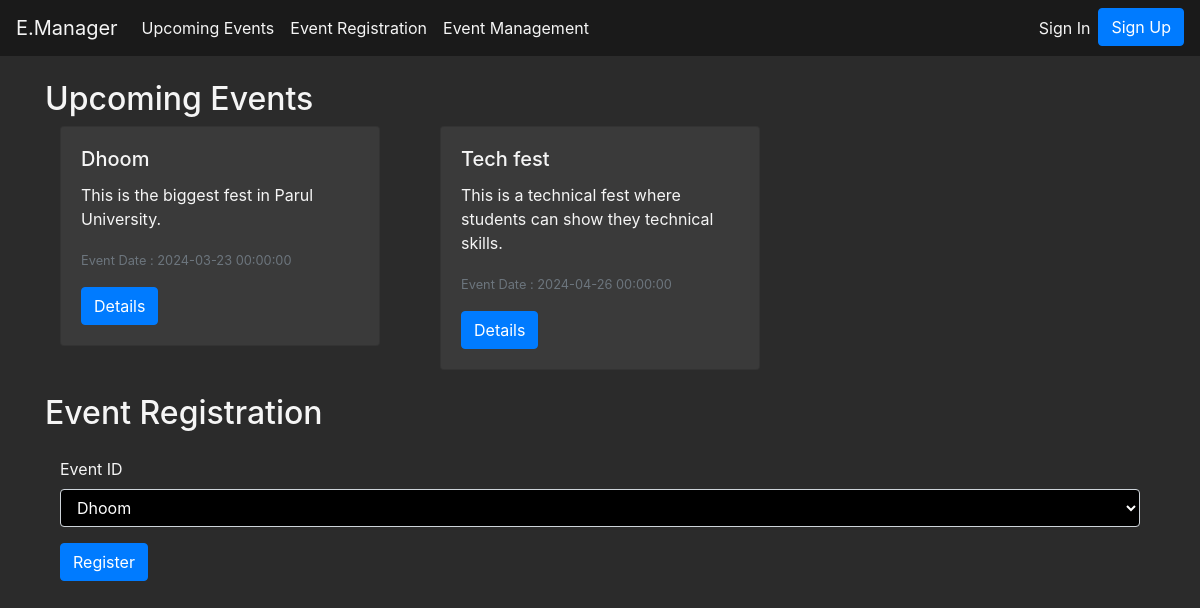
The app's page /event, older data.
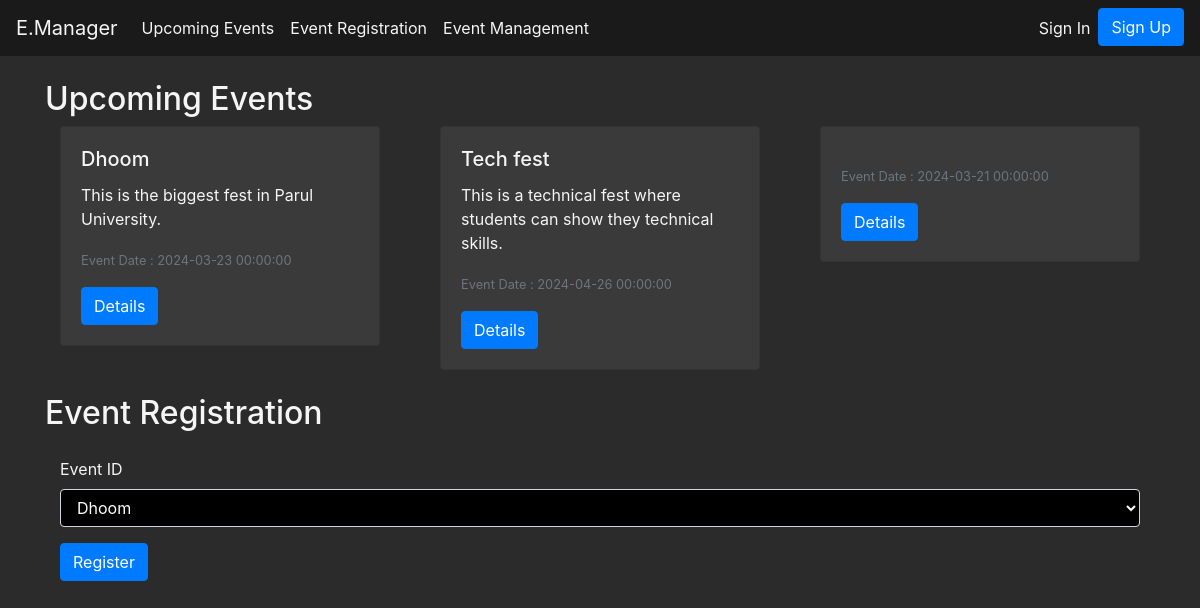
The same page, newer data.
### App.py (models this page shows, shortened)
class Event(db.Model):
    id = db.Column(db.Integer, primary_key=True)
    title = db.Column(db.String(80), nullable=False)
    description = db.Column(db.String(200), nullable=False)
    date = db.Column(db.DateTime, nullable=False)
    location = db.Column(db.String(80), nullable=False)
    organizer_name = db.Column(db.String(80), nullable=True)
    creator_id = db.Column(db.Integer, db.ForeignKey('user.id'))
    creator = db.relationship('User', backref=db.backref('events', lazy=True))

### App.py (the view)
@app.route('/event', methods=["GET", "POST"])
def event():
    events = Event.query.all()
    msg = get_flashed_messages()
    return render_template('event.html', msg=msg, events=events)

### templates/event.html (shortened to what this page needs)
<!DOCTYPE html>
<html lang="en">
  <head>
    <link
      href="https://stackpath.bootstrapcdn.com/bootstrap/4.5.0/css/bootstrap.min.css"
      rel="stylesheet"
    />
    <link
      rel="stylesheet"
      href="{{url_for('static',filename='css/dashboard.css')}}"
    />
  </head>
  <body>
    <nav class="navbar navbar-expand-lg navbar-light bg-light">
      <a class="navbar-brand" href="/event">E.Manager</a>
      <div class="collapse navbar-collapse" id="navbarNav">
        <ul class="navbar-nav">
          <li class="nav-item">
            <a class="nav-link" href="/event#upcomingEvents">Upcoming Events</a>
          </li>
          <li class="nav-item">
            <a class="nav-link" href="/event#eventRegistration"
              >Event Registration</a
            >
          </li>
          <li class="nav-item">
            <a class="nav-link" href="/event_manager">Event Management</a>
          </li>
        </ul>
        <ul class="navbar-nav ml-auto">
          {% if 'username' in session %}
          <li class="nav-item dropdown">
            <a
              class="nav-link dropdown-toggle"
              href="#"
              id="navbarDropdown"
              role="button"
              data-toggle="dropdown"
              aria-haspopup="true"
              aria-expanded="false"
            >
              👤 {{ session['username'] }}
            </a>
            <div class="dropdown-menu" aria-labelledby="navbarDropdown">
              <a class="dropdown-item" href="/logout">Logout</a>
            </div>
          </li>
          {% else %}
          <li class="nav-item">
            <a class="nav-link" href="/signin">Sign In</a>
          </li>
          <li class="nav-item">
            <a class="btn btn-primary" href="/signup">Sign Up</a>
          </li>
          {% endif %}
        </ul>
      </div>
    </nav>
    <div id="upcomingEvents" class="container mt-4">
      <h2>Upcoming Events</h2>
      <div class="row card-deck">
        {% for event in events %}
        <div class="col-sm-4">
          <div class="card">
            <div class="card-body">
              <h5 class="card-title">{{ event.title }}</h5>
              <p class="card-text">{{ event.description }}</p>
              <p class="card-text">
                <small class="text-muted">
                  Event Date : {{ event.date }}
                </small>
              </p>
              <a href="/event" class="btn btn-primary">Details</a>
            </div>
          </div>
        </div>
        {% endfor %}
      </div>
    </div>
    <div id="eventRegistration" class="container mt-4">
      <h2>Event Registration</h2>
      <div id="eventRegistration1" class="container mt-4">
        <form action="/event/register" method="post">
          <div class="form-group">
            <label for="eventId">Event ID</label>
            <select class="form-control" id="eventId" name="event_id" required>
              {% for event in events %}
              <option value="{{ event.id }}">{{ event.title }}</option>
              {% endfor %}
            </select>
          </div>
          <button type="submit" class="btn btn-primary">Register</button>
        </form>
      </div>
    </div>
  </body>
</html>

### static/css/dashboard.css (style rules this page uses)
body { background-color: #2b2b2b; color: #f5f5f5; }
.navbar { background-color: #1a1a1a !important; }
.nav-link, .dropdown-item { color: #f5f5f5 !important; }
.navbar-brand { color: #f5f5f5 !important; }
.btn-primary { background-color: #007bff; border-color: #007bff; }
.card { background-color: #3a3a3a; }
.card-text { color: #f5f5f5; }
.text-muted { color: #6c757d !important; }
.container { background-color: #2b2b2b; }
::placeholder { color: #ffffff; opacity: 0.5; }
select { background-color: #000000 !important; color: #ffffff !important; }
select option { background-color: #000000 !important; color: #ffffff !important; }
::placeholder { color: #ffffff !important; opacity: 0.5 !important; }

Row changes from the older to the newer data that the page shows:
added Event: date "2024-03-21 00:00:00"
